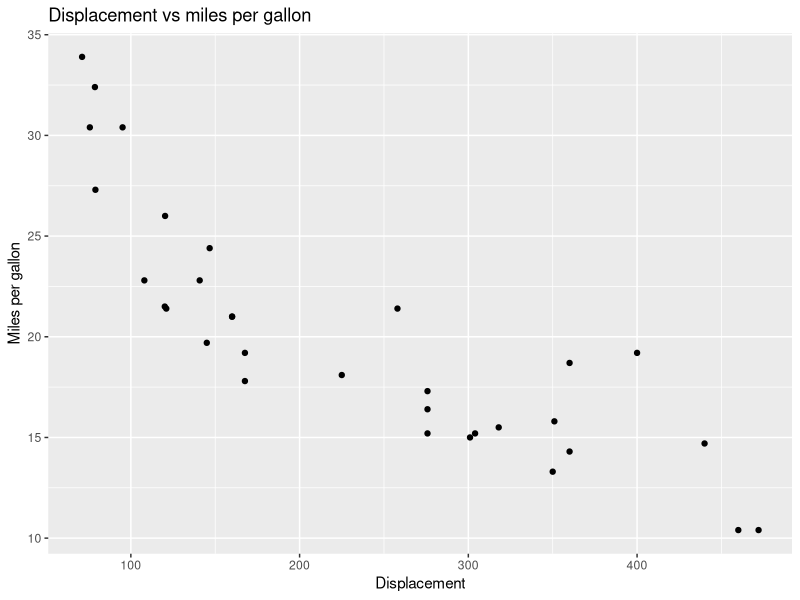
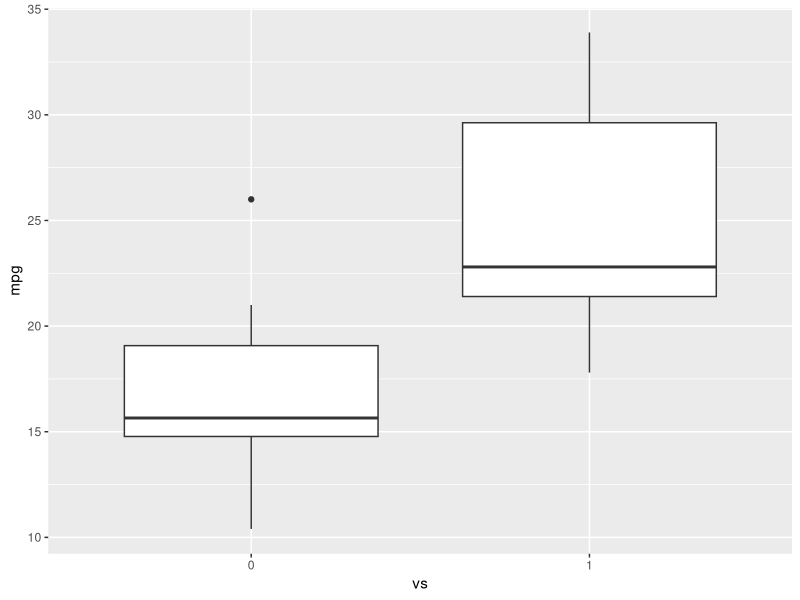
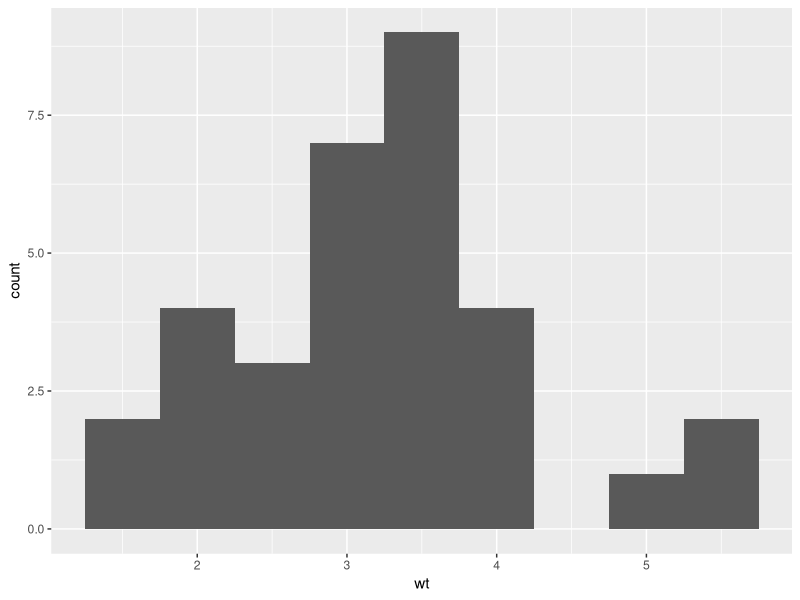

Source code (R) for these figures, in order:
library(datasets)
data(mtcars)
library(ggplot2)
ggplot(aes(x = disp, y = mpg), data = mtcars)+geom_point()+ggtitle("Displacement vs miles per gallon")+labs(x = "Displacement", y = "Miles per gallon")
mtcars$vs <- as.factor(mtcars$vs)
ggplot(aes(x=vs, y= mpg), data  = mtcars) + geom_boxplot()+theme(legend.position = "none")
ggplot(aes(x=wt), data=mtcars)+geom_histogram(binwidth=0.5)